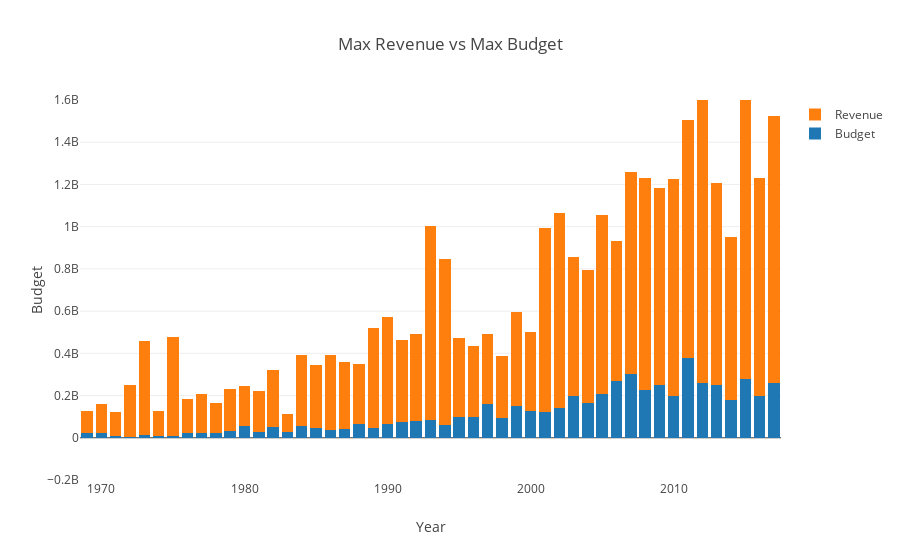

Here is the notebook cell this chart was saved with:
### Code cell
trace1 = go.Bar(x=year,y=max0,name='Budget')
trace2 = go.Bar(x=year,y=max,name='Revenue')

data = [trace1, trace2]
layout = go.Layout(barmode='stack',title = 'Max Revenue vs Max Budget',
                  xaxis = dict(title = 'Year'),
                  yaxis = dict(title = 'Budget',range =[-200000000,1600000000]),)

fig = go.Figure(data=data, layout=layout)
iplot(fig)
